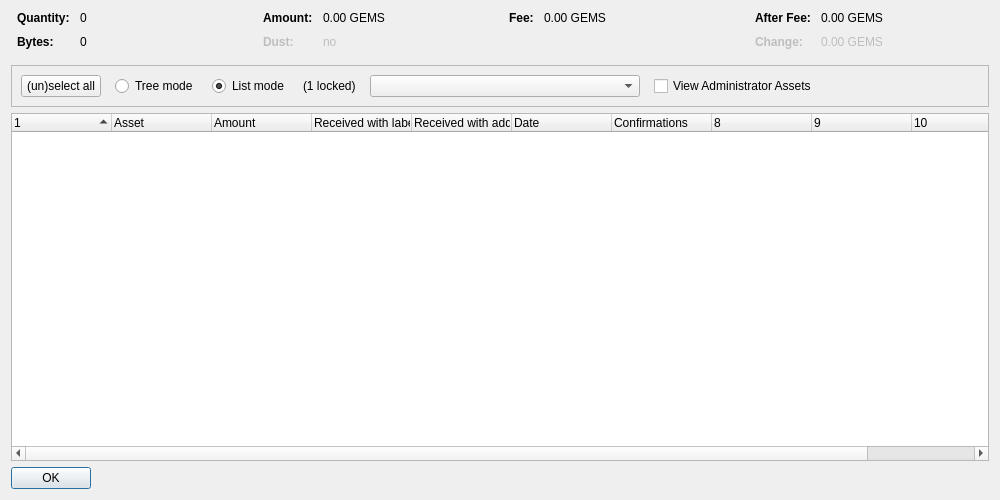
<?xml version="1.0" encoding="UTF-8"?>
<ui version="4.0">
 <class>AssetControlDialog</class>
 <widget class="QDialog" name="AssetControlDialog">
  <property name="geometry">
   <rect>
    <x>0</x>
    <y>0</y>
    <width>1000</width>
    <height>500</height>
   </rect>
  </property>
  <property name="windowTitle">
   <string>Asset Selection</string>
  </property>
  <layout class="QVBoxLayout" name="verticalLayout">
   <item>
    <layout class="QHBoxLayout" name="horizontalLayoutTop" stretch="0,0,0,0">
     <property name="topMargin">
      <number>0</number>
     </property>
     <property name="bottomMargin">
      <number>10</number>
     </property>
     <item>
      <layout class="QFormLayout" name="formLayoutAssetControl1">
       <property name="horizontalSpacing">
        <number>10</number>
       </property>
       <property name="verticalSpacing">
        <number>10</number>
       </property>
       <property name="leftMargin">
        <number>6</number>
       </property>
       <property name="rightMargin">
        <number>6</number>
       </property>
       <item row="0" column="0">
        <widget class="QLabel" name="labelAssetControlQuantityText">
         <property name="font">
          <font>
           <weight>75</weight>
           <bold>true</bold>
          </font>
         </property>
         <property name="text">
          <string>Quantity:</string>
         </property>
        </widget>
       </item>
       <item row="0" column="1">
        <widget class="QLabel" name="labelAssetControlQuantity">
         <property name="cursor">
          <cursorShape>IBeamCursor</cursorShape>
         </property>
         <property name="contextMenuPolicy">
          <enum>Qt::ActionsContextMenu</enum>
         </property>
         <property name="text">
          <string notr="true">0</string>
         </property>
         <property name="textInteractionFlags">
          <set>Qt::LinksAccessibleByMouse|Qt::TextSelectableByKeyboard|Qt::TextSelectableByMouse</set>
         </property>
        </widget>
       </item>
       <item row="1" column="0">
        <widget class="QLabel" name="labelAssetControlBytesText">
         <property name="font">
          <font>
           <weight>75</weight>
           <bold>true</bold>
          </font>
         </property>
         <property name="text">
          <string>Bytes:</string>
         </property>
        </widget>
       </item>
       <item row="1" column="1">
        <widget class="QLabel" name="labelAssetControlBytes">
         <property name="cursor">
          <cursorShape>IBeamCursor</cursorShape>
         </property>
         <property name="contextMenuPolicy">
          <enum>Qt::ActionsContextMenu</enum>
         </property>
         <property name="text">
          <string notr="true">0</string>
         </property>
         <property name="textInteractionFlags">
          <set>Qt::LinksAccessibleByMouse|Qt::TextSelectableByKeyboard|Qt::TextSelectableByMouse</set>
         </property>
        </widget>
       </item>
      </layout>
     </item>
     <item>
      <layout class="QFormLayout" name="formLayoutAssetControl2">
       <property name="horizontalSpacing">
        <number>10</number>
       </property>
       <property name="verticalSpacing">
        <number>10</number>
       </property>
       <property name="leftMargin">
        <number>6</number>
       </property>
       <property name="rightMargin">
        <number>6</number>
       </property>
       <item row="0" column="0">
        <widget class="QLabel" name="labelAssetControlAmountText">
         <property name="font">
          <font>
           <weight>75</weight>
           <bold>true</bold>
          </font>
         </property>
         <property name="text">
          <string>Amount:</string>
         </property>
        </widget>
       </item>
       <item row="0" column="1">
        <widget class="QLabel" name="labelAssetControlAmount">
         <property name="cursor">
          <cursorShape>IBeamCursor</cursorShape>
         </property>
         <property name="contextMenuPolicy">
          <enum>Qt::ActionsContextMenu</enum>
         </property>
         <property name="text">
          <string notr="true">0.00 GEMS</string>
         </property>
         <property name="textInteractionFlags">
          <set>Qt::LinksAccessibleByMouse|Qt::TextSelectableByKeyboard|Qt::TextSelectableByMouse</set>
         </property>
        </widget>
       </item>
       <item row="1" column="0">
        <widget class="QLabel" name="labelAssetControlLowOutputText">
         <property name="enabled">
          <bool>false</bool>
         </property>
         <property name="font">
          <font>
           <weight>75</weight>
           <bold>true</bold>
          </font>
         </property>
         <property name="text">
          <string>Dust:</string>
         </property>
        </widget>
       </item>
       <item row="1" column="1">
        <widget class="QLabel" name="labelAssetControlLowOutput">
         <property name="enabled">
          <bool>false</bool>
         </property>
         <property name="cursor">
          <cursorShape>IBeamCursor</cursorShape>
         </property>
         <property name="contextMenuPolicy">
          <enum>Qt::ActionsContextMenu</enum>
         </property>
         <property name="text">
          <string notr="true">no</string>
         </property>
         <property name="textInteractionFlags">
          <set>Qt::LinksAccessibleByMouse|Qt::TextSelectableByKeyboard|Qt::TextSelectableByMouse</set>
         </property>
        </widget>
       </item>
      </layout>
     </item>
     <item>
      <layout class="QFormLayout" name="formLayoutAssetControl3">
       <property name="horizontalSpacing">
        <number>10</number>
       </property>
       <property name="verticalSpacing">
        <number>10</number>
       </property>
       <property name="leftMargin">
        <number>6</number>
       </property>
       <property name="rightMargin">
        <number>6</number>
       </property>
       <item row="0" column="0">
        <widget class="QLabel" name="labelAssetControlFeeText">
         <property name="font">
          <font>
           <weight>75</weight>
           <bold>true</bold>
          </font>
         </property>
         <property name="text">
          <string>Fee:</string>
         </property>
        </widget>
       </item>
       <item row="0" column="1">
        <widget class="QLabel" name="labelAssetControlFee">
         <property name="cursor">
          <cursorShape>IBeamCursor</cursorShape>
         </property>
         <property name="contextMenuPolicy">
          <enum>Qt::ActionsContextMenu</enum>
         </property>
         <property name="text">
          <string notr="true">0.00 GEMS</string>
         </property>
         <property name="textInteractionFlags">
          <set>Qt::LinksAccessibleByMouse|Qt::TextSelectableByKeyboard|Qt::TextSelectableByMouse</set>
         </property>
        </widget>
       </item>
      </layout>
     </item>
     <item>
      <layout class="QFormLayout" name="formLayoutAssetControl4">
       <property name="horizontalSpacing">
        <number>10</number>
       </property>
       <property name="verticalSpacing">
        <number>10</number>
       </property>
       <property name="leftMargin">
        <number>6</number>
       </property>
       <property name="rightMargin">
        <number>6</number>
       </property>
       <item row="0" column="0">
        <widget class="QLabel" name="labelAssetControlAfterFeeText">
         <property name="font">
          <font>
           <weight>75</weight>
           <bold>true</bold>
          </font>
         </property>
         <property name="text">
          <string>After Fee:</string>
         </property>
        </widget>
       </item>
       <item row="0" column="1">
        <widget class="QLabel" name="labelAssetControlAfterFee">
         <property name="cursor">
          <cursorShape>IBeamCursor</cursorShape>
         </property>
         <property name="contextMenuPolicy">
          <enum>Qt::ActionsContextMenu</enum>
         </property>
         <property name="text">
          <string notr="true">0.00 GEMS</string>
         </property>
         <property name="textInteractionFlags">
          <set>Qt::LinksAccessibleByMouse|Qt::TextSelectableByKeyboard|Qt::TextSelectableByMouse</set>
         </property>
        </widget>
       </item>
       <item row="1" column="0">
        <widget class="QLabel" name="labelAssetControlChangeText">
         <property name="enabled">
          <bool>false</bool>
         </property>
         <property name="font">
          <font>
           <weight>75</weight>
           <bold>true</bold>
          </font>
         </property>
         <property name="text">
          <string>Change:</string>
         </property>
        </widget>
       </item>
       <item row="1" column="1">
        <widget class="QLabel" name="labelAssetControlChange">
         <property name="enabled">
          <bool>false</bool>
         </property>
         <property name="cursor">
          <cursorShape>IBeamCursor</cursorShape>
         </property>
         <property name="contextMenuPolicy">
          <enum>Qt::ActionsContextMenu</enum>
         </property>
         <property name="text">
          <string notr="true">0.00 GEMS</string>
         </property>
         <property name="textInteractionFlags">
          <set>Qt::LinksAccessibleByMouse|Qt::TextSelectableByKeyboard|Qt::TextSelectableByMouse</set>
         </property>
        </widget>
       </item>
      </layout>
     </item>
    </layout>
   </item>
   <item>
    <widget class="QFrame" name="frame">
     <property name="minimumSize">
      <size>
       <width>0</width>
       <height>40</height>
      </size>
     </property>
     <property name="frameShape">
      <enum>QFrame::StyledPanel</enum>
     </property>
     <property name="frameShadow">
      <enum>QFrame::Sunken</enum>
     </property>
     <layout class="QHBoxLayout" name="horizontalLayout">
      <item>
       <layout class="QHBoxLayout" name="horizontalLayoutPanel" stretch="0,0,0,0,0,0,0">
        <property name="spacing">
         <number>14</number>
        </property>
        <item>
         <widget class="QPushButton" name="pushButtonSelectAll">
          <property name="sizePolicy">
           <sizepolicy hsizetype="Maximum" vsizetype="Fixed">
            <horstretch>0</horstretch>
            <verstretch>0</verstretch>
           </sizepolicy>
          </property>
          <property name="text">
           <string>(un)select all</string>
          </property>
          <property name="autoDefault">
           <bool>false</bool>
          </property>
         </widget>
        </item>
        <item>
         <widget class="QRadioButton" name="radioTreeMode">
          <property name="sizePolicy">
           <sizepolicy hsizetype="Maximum" vsizetype="Fixed">
            <horstretch>0</horstretch>
            <verstretch>0</verstretch>
           </sizepolicy>
          </property>
          <property name="text">
           <string>Tree mode</string>
          </property>
         </widget>
        </item>
        <item>
         <widget class="QRadioButton" name="radioListMode">
          <property name="sizePolicy">
           <sizepolicy hsizetype="Maximum" vsizetype="Fixed">
            <horstretch>0</horstretch>
            <verstretch>0</verstretch>
           </sizepolicy>
          </property>
          <property name="text">
           <string>List mode</string>
          </property>
          <property name="checked">
           <bool>true</bool>
          </property>
         </widget>
        </item>
        <item>
         <widget class="QLabel" name="labelLocked">
          <property name="text">
           <string notr="true">(1 locked)</string>
          </property>
         </widget>
        </item>
        <item>
         <widget class="QComboBox" name="assetList">
          <property name="minimumContentsLength">
           <number>30</number>
          </property>
         </widget>
        </item>
        <item>
         <widget class="QCheckBox" name="viewAdministrator">
          <property name="toolTip">
           <string>View assets that you have the ownership asset for</string>
          </property>
          <property name="text">
           <string>View Administrator Assets</string>
          </property>
         </widget>
        </item>
        <item>
         <spacer name="horizontalSpacer">
          <property name="orientation">
           <enum>Qt::Horizontal</enum>
          </property>
          <property name="sizeHint" stdset="0">
           <size>
            <width>40</width>
            <height>20</height>
           </size>
          </property>
         </spacer>
        </item>
       </layout>
      </item>
     </layout>
    </widget>
   </item>
   <item>
    <widget class="AssetControlTreeWidget" name="treeWidget">
     <property name="contextMenuPolicy">
      <enum>Qt::CustomContextMenu</enum>
     </property>
     <property name="sortingEnabled">
      <bool>false</bool>
     </property>
     <property name="columnCount">
      <number>11</number>
     </property>
     <attribute name="headerShowSortIndicator" stdset="0">
      <bool>true</bool>
     </attribute>
     <attribute name="headerStretchLastSection">
      <bool>false</bool>
     </attribute>
     <column>
      <property name="text">
       <string/>
      </property>
     </column>
     <column>
      <property name="text">
       <string>Asset</string>
      </property>
     </column>
     <column>
      <property name="text">
       <string>Amount</string>
      </property>
     </column>
     <column>
      <property name="text">
       <string>Received with label</string>
      </property>
     </column>
     <column>
      <property name="text">
       <string>Received with address</string>
      </property>
     </column>
     <column>
      <property name="text">
       <string>Date</string>
      </property>
     </column>
     <column>
      <property name="text">
       <string>Confirmations</string>
      </property>
      <property name="toolTip">
       <string>Confirmed</string>
      </property>
     </column>
     <column>
      <property name="text">
       <string/>
      </property>
     </column>
     <column>
      <property name="text">
       <string/>
      </property>
     </column>
     <column>
      <property name="text">
       <string/>
      </property>
     </column>
     <column>
      <property name="text">
       <string/>
      </property>
     </column>
    </widget>
   </item>
   <item>
    <widget class="QDialogButtonBox" name="buttonBox">
     <property name="sizePolicy">
      <sizepolicy hsizetype="Maximum" vsizetype="Fixed">
       <horstretch>0</horstretch>
       <verstretch>0</verstretch>
      </sizepolicy>
     </property>
     <property name="orientation">
      <enum>Qt::Horizontal</enum>
     </property>
     <property name="standardButtons">
      <set>QDialogButtonBox::Ok</set>
     </property>
    </widget>
   </item>
  </layout>
 </widget>
 <customwidgets>
  <customwidget>
   <class>AssetControlTreeWidget</class>
   <extends>QTreeWidget</extends>
   <header location="global">assetcontroltreewidget.h</header>
  </customwidget>
 </customwidgets>
 <resources/>
 <connections/>
</ui>
